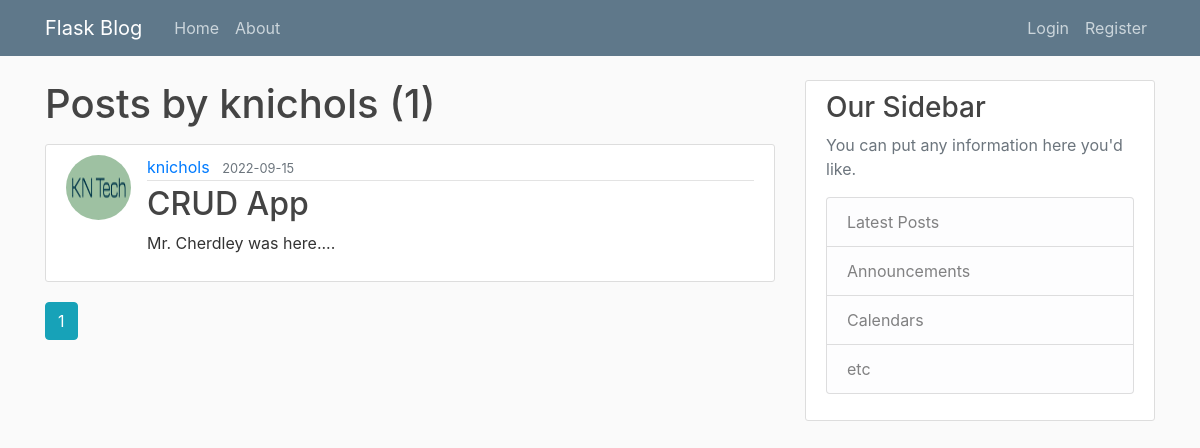
The app's page /user/knichols, older data.
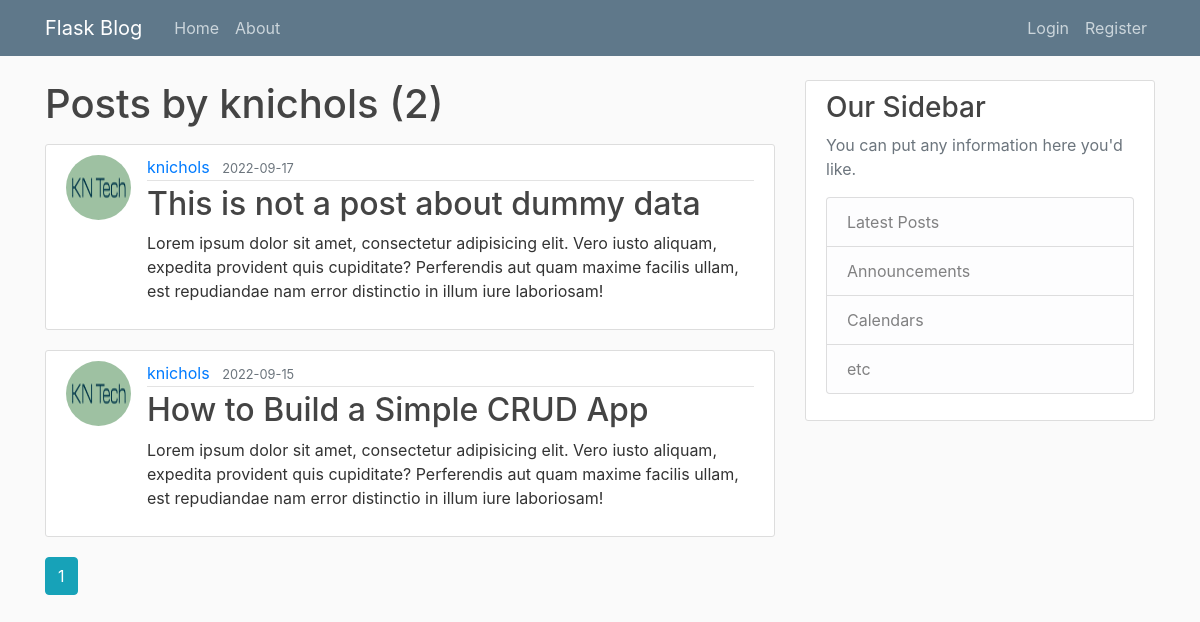
The same page, newer data.
### flaskblog/models.py (models this page shows, shortened)
class User(db.Model, UserMixin):
    id = db.Column(db.Integer, primary_key=True)
    username = db.Column(db.String(20), unique=True, nullable=False)
    email = db.Column(db.String(120), unique=True, nullable=False)
    image_file = db.Column(db.String(20), nullable=False, default='default.jpg')
    password = db.Column(db.String(60), nullable=False)
    posts = db.relationship('Post', backref='author', lazy=True)

class Post(db.Model):
    id = db.Column(db.Integer, primary_key=True)
    title =  db.Column(db.String(100),nullable=False)
    date_posted = db.Column(db.DateTime, nullable = False, default = datetime.utcnow)
    content = db.Column(db.Text, nullable=False)
    user_id = db.Column(db.Integer, db.ForeignKey('user.id'), nullable=False)

### flaskblog/routes.py (the view)
@app.route("/user/<string:username>")
def user_posts(username):
    page = request.args.get('page', 1, type=int)
    user = User.query.filter_by(username=username).first_or_404()
    posts = Post.query.filter_by(author=user)\
        .order_by(Post.date_posted.desc())\
        .paginate(page=page, per_page=3)
    return render_template('user_posts.html', posts=posts, user=user)

### flaskblog/templates/user_posts.html (shortened to what this page needs)
{% extends "layout.html" %}
{% block content %}
    <h1 class="mb-3">Posts by {{ user.username }} ({{ posts.total }})</h1>
    {% for post in posts.items %}
        <article class="media content-section">
            <img class= "rounded-circle article-img" src="{{ url_for('static', filename='profile_pics/' + post.author.image_file) }}" alt="">
            <div class="media-body">
            <div class="article-metadata">
                <a class="mr-2" href="{{ url_for('user_posts', username=post.author.username) }}">{{ post.author.username }}</a>
                <small class="text-muted">{{ post.date_posted.strftime('%Y-%m-%d') }}</small>
            </div>
            <h2><a class="article-title" href="{{ url_for('post', post_id=post.id) }}">{{ post.title }}</a></h2>
            <p class="article-content">{{ post.content }}</p>
            </div>
      </article>
    {% endfor %}
    {% for page_num in posts.iter_pages(left_edge=1, right_edge=1, left_current=1, right_current=2) %}
        {% if page_num %}
            {% if posts.page == page_num %}
                <a class = "btn btn-info mb-4" href="{{ url_for('user_posts', username=user.username, page=page_num) }}">{{ page_num }}</a>
            {% else %}
                <a class = "btn btn-outline-info mb-4" href="{{ url_for('user_posts', username=user.username, page=page_num) }}">{{ page_num }}</a>
            {% endif %}
        {% endif %}
    {% endfor %}
{% endblock content %}

### flaskblog/templates/layout.html (shortened to what this page needs)
<!DOCTYPE html>
<html>
<head>
    <link rel="stylesheet" href="https://maxcdn.bootstrapcdn.com/bootstrap/4.0.0/css/bootstrap.min.css">
    <link rel="stylesheet" type="text/css" href="{{ url_for('static', filename='main.css') }}">
</head>
<body>
    <header class="site-header">
      <nav class="navbar navbar-expand-md navbar-dark bg-steel fixed-top">
        <div class="container">
          <a class="navbar-brand mr-4" href="/">Flask Blog</a>
          <div class="collapse navbar-collapse" id="navbarToggle">
            <div class="navbar-nav mr-auto">
              <a class="nav-item nav-link" href="{{ url_for('home') }}">Home</a>
              <a class="nav-item nav-link" href="{{ url_for('about') }}">About</a>
            </div>
            <div class="navbar-nav">
              {% if current_user.is_authenticated %}
                <a class="nav-item nav-link" href="{{ url_for('new_post') }}">New Post</a>
                <a class="nav-item nav-link" href="{{ url_for('account') }}">Account</a>
                <a class="nav-item nav-link" href="{{ url_for('logout') }}">Logout</a>
              {% else %}
                <a class="nav-item nav-link" href="{{ url_for('login') }}">Login</a>
                <a class="nav-item nav-link" href="{{ url_for('register') }}">Register</a>
              {% endif %}
            </div>
          </div>
        </div>
      </nav>
    </header>
    <main role="main" class="container">
      <div class="row">
        <div class="col-md-8">
          {% block content %}{% endblock %}
        </div>
        <div class="col-md-4">
          <div class="content-section">
            <h3>Our Sidebar</h3>
            <p class='text-muted'>You can put any information here you'd like.
              <ul class="list-group">
                <li class="list-group-item list-group-item-light">Latest Posts</li>
                <li class="list-group-item list-group-item-light">Announcements</li>
                <li class="list-group-item list-group-item-light">Calendars</li>
                <li class="list-group-item list-group-item-light">etc</li>
              </ul>
            </p>
          </div>
        </div>
      </div>
    </main>
</body>
</html>

### flaskblog/static/main.css (style rules this page uses)
body { background: #fafafa; color: #333333; margin-top: 5rem; }
h1, h2, h3, h4, h5, h6 { color: #444444; }
.bg-steel { background-color: #5f788a; }
.site-header .navbar-nav .nav-link { color: #cbd5db; }
.content-section { background: #ffffff; padding: 10px 20px; border: 1px solid #dddddd; border-radius: 3px; margin-bottom: 20px; }
.article-title { color: #444444; }
.article-content { white-space: pre-line; }
.article-img { height: 65px; width: 65px; margin-right: 16px; }
.article-metadata { padding-bottom: 1px; margin-bottom: 4px; border-bottom: 1px solid #e3e3e3 }

Row changes from the older to the newer data that the page shows:
added Post: image_file (picture), author.username "knichols", date_posted "2022-09-17", title "This is not a post about dummy data", content "Lorem ipsum dolor sit amet, consectetur adipisicing elit. Vero iusto aliquam, expedita provident quis cupiditate? Perferendis aut quam maxime facilis ullam, est repudiandae nam error distinctio in illum iure laboriosam!"
changed Post: title "CRUD App" → "How to Build a Simple CRUD App"; content "Mr. Cherdley was here...." → "Lorem ipsum dolor sit amet, consectetur adipisicing elit. Vero iusto aliquam, expedita provident quis cupiditate? Perferendis aut quam maxime facilis ullam, est repudiandae nam error distinctio in illum iure laboriosam!"
Text that changed along with them:
{{ posts.total }}: "1" → "2"
